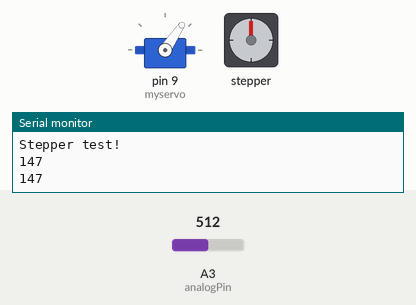
Simulated run of this sketch. Board: Arduino Uno, built with avr-gcc and run on an emulated ATmega328P. On the bench: servo, stepper motor, the last lines printed to the serial monitor. The test bench sets the inputs (shaded band); at power-on: A3 (analogPin) = 512. Stepper angles assume 48 steps per turn.

Above: at 4.8 s.
4.9 s: A3 (analogPin) set to 716
At 5.32 s:
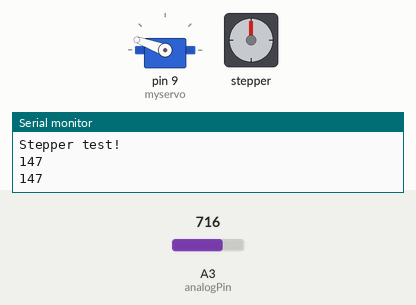
8.4 s: A3 (analogPin) set to 900
At 8.68 s:
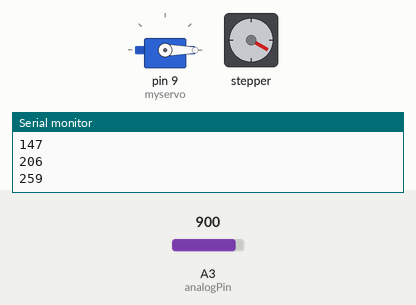
14.2 s: A3 (analogPin) set to 1023
At 14.46 s:
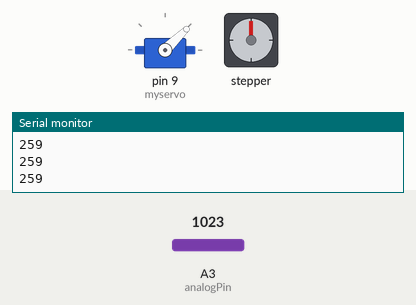
18.2 s: A3 (analogPin) set to 306
At 18.41 s:
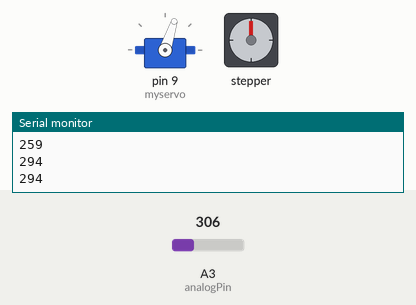
23.4 s: A3 (analogPin) set to 170
29.2 s: A3 (analogPin) set to 190
Timing chart, 0 to 46.6 s (numbered marks = the images above; inputs shaded):
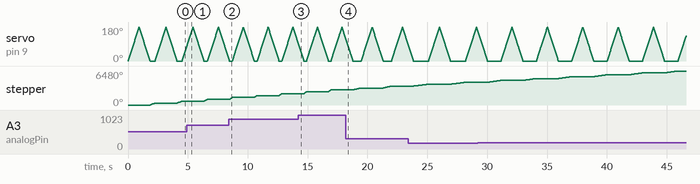

The sketch:

stepper_motor.ino
```cpp
    #include <Stepper.h>
    #include <Servo.h>

    // change this to the number of steps on your motor
    #define STEPS 48

    // create an instance of the stepper class, specifying
    // the number of steps of the motor and the pins it's
    // attached to
    Stepper stepper(STEPS, 4, 5, 6, 7);
    int analogPin = 3;
    float val = 0;
    float adj_val = 0;

    Servo myservo;  // create servo object to control a servo
    // twelve servo objects can be created on most boards

    int pos = 0;    // variable to store the servo position

    void setup()
    {
      Serial.begin(9600);
      Serial.println("Stepper test!");
      myservo.attach(9);  // attaches the servo on pin 9 to the servo object
      // set the speed of the motor to 30 RPMs
      stepper.setSpeed(60);
    }

    void loop()
    {
       for (pos = 0; pos <= 180; pos += 1) { // goes from 0 degrees to 180 degrees
        // in steps of 1 degree
        myservo.write(pos);              // tell servo to go to position in variable 'pos'
        delay(5);                       // waits 15ms for the servo to reach the position
      }
      for (pos = 180; pos >= 0; pos -= 1) { // goes from 180 degrees to 0 degrees
        myservo.write(pos);              // tell servo to go to position in variable 'pos'
        delay(5);                       // waits 15ms for the servo to reach the position

      }
      val = analogRead(analogPin);
      adj_val = (val/885)*255;
      int result = adj_val;
      Serial.println(result);
      stepper.setSpeed(result);
      stepper.step(STEPS);
    }
```
